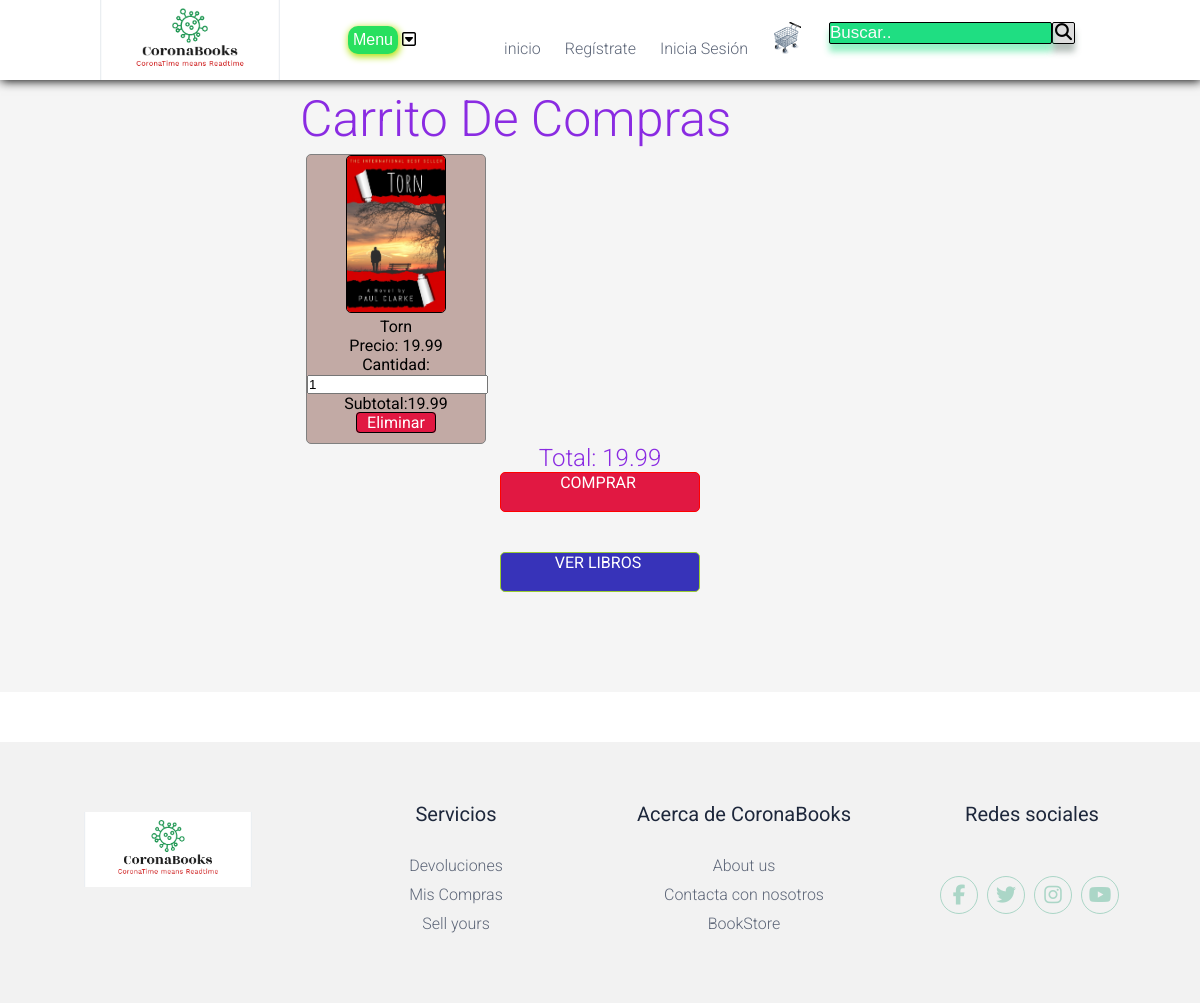
The page /carritodecompras2.php?id=1 on the database its author committed.
### tables this page shows
CREATE TABLE `libros` (
  `idLibro` int(11) NOT NULL,
  `nombreLibro` text NOT NULL,
  `descripLibro` text NOT NULL,
  `precioLibro` double NOT NULL,
  `imagenLibro` text NOT NULL,
  `idCat` int(11) NOT NULL
);

### carritodecompras2.php (the view, shortened to what this page needs)
<?php
    include './conexion2.php';
    if(isset($_SESSION['carrito'])){
        if(isset($_GET['id'])){
            $arreglo=$_SESSION['carrito'];
            $encontro=false;
            $numero=0;
            for($i=0;$i<count($arreglo);$i++){
                if($arreglo[$i]['Id']==$_GET['id']){
                    $encontro=true;
                    $numero=$i;
                }
            }
            if($encontro==true){
                $arreglo[$numero]['Cantidad']=$arreglo[$numero]['Cantidad']+1;
                $_SESSION['carrito']=$arreglo;
            }else{
                $nombre="";
                $precio=0;
                $imagen="";
                $re=mysqli_query($con2,"select * from libros where idLibro=".$_GET['id']);
                while ($f=mysqli_fetch_array($re)) {
                    $nombre=$f['nombreLibro'];
                    $precio=$f['precioLibro'];
                    $imagen=$f['imagenLibro'];
                }
                $datosNuevos=array('Id'=>$_GET['id'],
                                'Nombre'=>$nombre,
                                'Precio'=>$precio,
                                'Imagen'=>$imagen,
                                'Cantidad'=>1);
                array_push($arreglo, $datosNuevos);
                $_SESSION['carrito']=$arreglo;
            }
        }
    }else{
		if(isset($_GET['id'])){
			$re=mysqli_query($con2,"select * from libros where idLibro=".$_GET['id']);
		}
    }
?>
<!DOCTYPE html>
<html lang="es">
<head>
    <link rel="stylesheet" href="css/styles.css">
    <link rel="stylesheet" href="./css/css_login.css">
    <link rel="stylesheet" href="./css/estilosBuscador.css">
    <link rel="stylesheet" href="https://cdnjs.cloudflare.com/ajax/libs/font-awesome/4.7.0/css/font-awesome.min.css">
</head>
<body>
    <header>
        <nav>
            <section class="contenedor nav">
                <div class="logo">
                    <img src="img/otras/logoCrorona.PNG" alt="logo">
                </div>
                <div class="redic-cat">
                    <div class="dropdown">
                        <button class="dropbtn">Menu </button>
                        <i class="far fa-caret-square-down"></i>
                    </div>
                </div>
                <div class="enlaces-header">
                    <a href="./index2.php">inicio</a>
                    <a href="./redirec/signup.php" rel="external" target="_self">Regístrate</a>
                    <a href="./redirec/login.php" rel="external" target="_self">Inicia Sesión</a>
                    <div class="search-div">
                        <div class="search-container">
                            <form class="formulario">
                                <input type="text" placeholder="Buscar.." name="search" id="input-search">
                                <button type="submit"><i class="fa fa-search"></i></button>
                            </form>
                        </div>
					</div>
					<a href="#" title="ver carrito de compras">
						<img class="icono" src="./img/otras/carrito.png">
					</a>
                </div>
            </section>
		</nav>
	</header>
			<section class="contenedor-pop2"><a name="pop"></a>
                <div class="contenedor-cards2">
					<div>
						<h1>Carrito De Compras</h1>
                    </div>
                    <?php
                        $total=0;
                        if(isset($_SESSION['carrito'])){
                        $datos=$_SESSION['carrito'];
                        $total=0;
                        for($i=0;$i<count($datos);$i++){
            ?>
                            <div class="producto">
                                <center>
                                <div class="contenedor-imagen">
                                    <img src="./img/<?php echo $datos[$i]['Imagen']?>" alt="">
                                </div>
						            <span><?php echo $datos[$i]['Nombre'];?></span><br>
						            <span>Precio: <?php echo $datos[$i]['Precio'];?></span><br>
						            <span>Cantidad:
                                    <input type="text" value="<?php echo $datos[$i]['Cantidad'];?>"
                                    data-precio="<?php echo $datos[$i]['Precio'];?>"
                                    data-id="<?php echo $datos[$i]['Id'];?>"
                                    class="cantidad">
                                    </span><br>
                                    <span class="subtotal">Subtotal:<?php echo $datos[$i]['Cantidad']*$datos[$i]['Precio'];?></span><br>
                                    <a href="#" class="eliminar" data-id="<?php echo $datos[$i]['Id']?>">Eliminar</a>
						        </center>
                            </div>
                        <?php
                            $total=($datos[$i]['Cantidad']*$datos[$i]['Precio'])+$total;
                        }
                        }else{
                            echo '<center><h2>Carrito de compras vacio!!</h2></center>';
                        }
                        echo '<center><h2 id="total">Total: '.$total. '</h2><center/>';
                        if($total!=0){
                                echo '<div class="centro"><a class="btn-compra" href="./compras/compras.php">Comprar</a></div>';
                        }
                    ?>
                        <div class="centro">
                            <a class="btn-seguir" href="./index2.php">Ver Libros</a>
                        </div>
                </div>
            </section>
    <footer>
        <div class="partFooter"><a name="footer"></a>
            <img src="./img/otras/logoCrorona.PNG" alt="">
        </div>
        <div class="partFooter">
            <h4>Servicios</h4>
            <a href="#">Devoluciones</a>
            <a href="admin.php">Mis Compras</a>
            <a href="./redirec/agregarproducto.php">Sell yours</a>
        </div>
        <div class="partFooter">
            <h4>Acerca de CoronaBooks</h4>
            <a href="#">About us</a>
            <a href="#">Contacta con nosotros</a>
            <a href="#">BookStore</a>
        </div>
        <div class="partFooter">
            <h4>Redes sociales</h4>
            <div class="social-media">
                <a href="https://www.facebook.com/" target="_blank"> <i class="fab fa-facebook-f"></i></a>
                <a href="https://twitter.com/explore" target="_blank"><i class="fab fa-twitter"></i></a>
                <a href="https://www.instagram.com/" target="_blank"><i class="fab fa-instagram"></i></a>
                <a href="https://www.youtube.com/" target="_blank"><i class="fab fa-youtube"></i></a>
            </div>
        </div>
    </footer>
</body>
</html>

### css/styles.css (style rules this page uses)
* { margin: 0; padding: 0; box-sizing: border-box; }
body { font-family: 'Roboto', sans-serif; }
h1, h2, h3, h4, h5, h6 { color: blueviolet; font-weight: 300; }
.contenedor { width: 90%; max-width: 1000px; margin: auto; overflow: visible; }
h1 { font-size: 50px; }
header::before { content: ""; display: block; margin-bottom: 80px; }
nav { width: 100%; height: 80px; background: white; border-bottom: 1px solid transparent; box-shadow: 1px 1px 10px 0 rgba(0, 0, 0, 2); position: fixed; top: 0; z-index: 100; }
.nav { display: flex; justify-content: space-between; height: 80px; width: 100%; align-items: center; }
.nav .logo { height: 80px; }
.nav .logo img { height: 100%; vertical-align: top; }
.enlaces-header { font-weight: 300; }
.nav .enlaces-header a { color: #5D6678; text-decoration: none; margin-left: 20px; transition: 0.5s; }
.search-div { float: right; }
.search-div .search-container { float: right; padding: 0 25px; }
.formulario input[type=text] { border: 1px solid black; font-size: 17px; border-radius: 2px; background-color: #1FDE82; color: azure; text-decoration: none; box-shadow: 0 8px 6px rgba(31, 222, 130, .46); }
.search-div .formulario button { float: right; padding: 0 2px 0 2px; background: #ddd; font-size: 17px; border: none; cursor: pointer; border: 1px solid black; box-shadow: 0 8px 6px rgba(96, 117, 107, 0.46); border-radius: 2px; }
footer { background: #f2f2f2; padding: 60px 0; overflow: hidden; display: flex; flex-wrap: wrap; justify-content: space-evenly; margin: auto; }
.partFooter { width: 20%; text-align: center; }
.partFooter h4 { color: #1d273b; font-size: 20px; font-weight: 400; margin-bottom: 30px; }
.partFooter img { width: 70%; }
.partFooter a { display: block; text-decoration: none; color: #5D6678; font-weight: 300; transition: color .3s ease-in-out; margin-bottom: 10px; }
.social-media i { font-size: 20px; color: #abd6c7; border: 1px solid #abd6c7; border-radius: 50%; width: 38px; height: 38px; line-height: 36px; cursor: pointer; margin-top: 20px; text-align: center; transition: all ease-in-out .3s; margin-right: 5px; }
.social-media>a { display: inline-block; }

### css/css_login.css (style rules this page uses)
.dropdown { position: relative; display: inline-block; }
.dropbtn { background-color: rgb(40, 224, 95); color: white; padding: 5px; font-size: 16px; border: none; cursor: pointer; border-radius: 10px; transition: .5s ease-in-out; box-shadow: 1px 2px 7px 1px rgb(180, 226, 14); }

### carritodecompras2.php (style rules this page uses)
.contenedor-pop2 { background: whitesmoke; position: relative; bottom: 50px; animation: ease-in animat .5s; }
.contenedor-cards2 { width: 50%; max-width: 1000px; margin: auto; overflow: hidden; padding: 60px 0; }
.producto { width: 30%; height: 290px; background-color:#C2AAA5 ; border:1px solid gray; border-radius: 5px; display: inline-block; vertical-align: top; margin-left: 1%; margin-top: 1%; }
.contenedor-imagen>img { width:100px ; height: 200pxpx; border-radius:5px; border:1px solid black; }
.btn-compra { text-decoration: none; border: 1px solid red; background-color: #E11842 ; border-radius: 5px; color: white; padding: 0 14px 0 10px; text-transform: uppercase; display: flex; justify-content: center; height: 40px; }
.btn-seguir { text-decoration: none; border: 1px solid yellowgreen; background-color: #3733B9 ; border-radius: 5px; color: white; padding: 0 14px 0 10px; text-transform: uppercase; text-align: center; height: 40px; }
.centro { display:grid; height: 80px; width: 200px; max-width: 80%; }
.eliminar { text-decoration: none; background-color: #E11842; border: 1px solid black; border-radius: 4px; color: white; padding-left: 10px; padding-right: 10px; }

### rows shown on the page
libros: imagenLibro (picture), nombreLibro "Torn", precioLibro "19.99", idLibro "1", $datos[$i]['Cantidad']*$datos[$i]['Precio'] "19.99"

### other values the page prints
$total "19.99"
